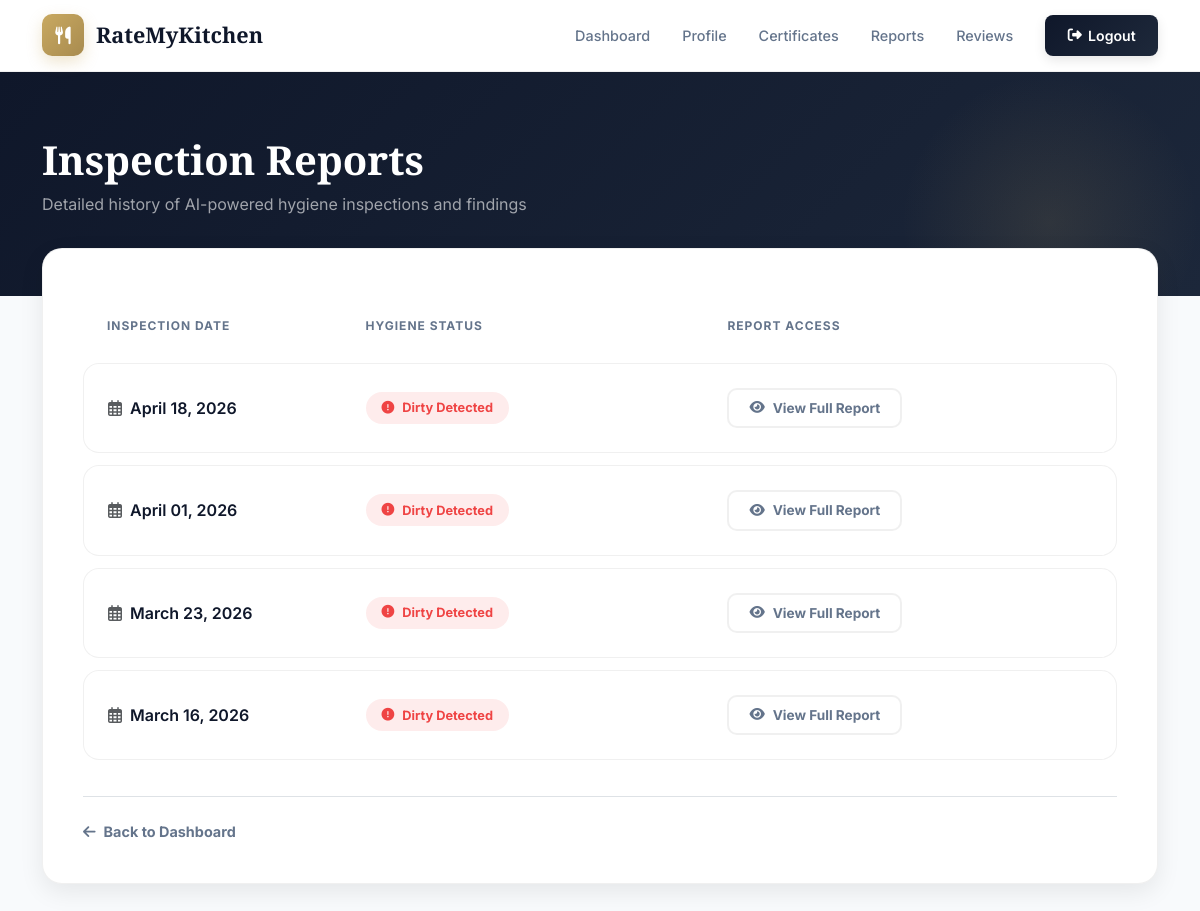
Page /User/reports/ (signed in) on the committed database.
### User/models.py (models this page shows, shortened)
class HygieneViolation(models.Model):
    hotel = models.ForeignKey(tbl_hotel, on_delete=models.CASCADE)
    issue_date = models.DateTimeField(auto_now_add=True)
    hygiene_status = models.CharField(max_length=50)  # "Dirty" or "Moderately Clean"
    complaint = models.ForeignKey('PublicComplaint', on_delete=models.CASCADE, null=True, blank=True)
    pdf_file = models.FileField(upload_to='violation_reports/', null=True, blank=True)
    fine_amount = models.DecimalField(max_digits=10, decimal_places=2, default=0.00)

### User/views.py (the view)
# urls.py: path('reports/', views.view_all_reports, name='view_all_reports'),
def view_all_reports(request):
    hotel = _require_hotel(request)
    if not hotel:
        return redirect("guest:login")
    reports = HygieneViolation.objects.filter(hotel=hotel).order_by('-issue_date')
    return render(request, 'User/Reports.html', {'reports': reports, 'hotel': hotel})

### User/views.py (called while the page is built)
def _require_hotel(request):
    hid = request.session.get("hid")
    if not hid:
        return None
    try:
        return tbl_hotel.objects.get(id=hid)
    except tbl_hotel.DoesNotExist:
        return None

### templates/User/Reports.html (shortened to what this page needs)
{% extends "User/Header.html" %}
{% block content %}
<div class="page-banner">
    <div class="container banner-content" data-aos="fade-up">
        <h1 class="banner-title">Inspection Reports</h1>
        <p class="banner-subtitle">Detailed history of AI-powered hygiene inspections and findings</p>
    </div>
</div>
<div class="container" style="margin-top: -3rem; position: relative; z-index: 5;">
    <div class="clean-card" data-aos="fade-up" data-aos-delay="100">
        {% if reports %}
        <div class="table-responsive">
            <table class="premium-table">
                <thead>
                    <tr>
                        <th style="width: 25%">Inspection Date</th>
                        <th style="width: 35%">Hygiene Status</th>
                        <th style="width: 40%">Report Access</th>
                    </tr>
                </thead>
                <tbody>
                    {% for report in reports %}
                    <tr data-aos="fade-up">
                        <td style="font-weight: 600; color: var(--dark);">
                            <div class="d-flex align-items-center gap-2">
                                <i class="far fa-calendar-alt text-muted"></i>
                                {{ report.issue_date|date:"F d, Y" }}
                            </div>
                        </td>
                        <td>
                            <span class="status-pill {% if report.hygiene_status == 'Dirty' %}status-dirty{% else %}status-moderate{% endif %}">
                                <i class="fas fa-exclamation-circle"></i>
                                {{ report.hygiene_status }} Detected
                            </span>
                        </td>
                        <td>
                            {% if report.pdf_file or report.hygiene_status %}
                            <a href="/User/view-report/{{ report.id }}/" class="btn-action">
                                <i class="fas fa-eye"></i> View Full Report
                            </a>
                            {% else %}
                            <span class="text-muted small fw-600"><i class="fas fa-spinner fa-spin me-2"></i>Generating...</span>
                            {% endif %}
                        </td>
                    </tr>
                    {% endfor %}
                </tbody>
            </table>
        </div>
        {% endif %}
        {% if reports %}
        <div class="mt-4 pt-4 border-top">
            <a href="/User/homepage/" style="color: var(--text-sub); font-weight: 700; text-decoration: none; font-size: 0.9rem; display: flex; align-items: center; gap: 0.5rem;">
                <i class="fas fa-arrow-left"></i> Back to Dashboard
            </a>
        </div>
        {% endif %}
    </div>
</div>
{% endblock %}

### templates/User/Header.html (style rules this page uses)
:root { --primary: #C9A961; --primary-dark: #A88B4F; --primary-light: #f5e9cb; --success: #10b981; --warning: #f59e0b; --danger: #ef4444; --dark: #0f172a; --dark2: #1e293b; --card-bg: #ffffff; --body-bg: #f8fafc; --text-main: #0f172a; --text-sub: #64748b; --border: rgba(0,0,0,0.06); --shadow-sm: 0 2px 8px rgba(0, 0, 0, 0.04); --shadow-md: 0 8px 24px rgba(0, 0, 0, 0.08); --shadow-lg: 0 16px 48px rgba(0, 0, 0, 0.12); }
* { margin: 0; padding: 0; box-sizing: border-box; }
body { font-family: 'Inter', sans-serif; background: var(--body-bg); color: var(--text-main); min-height: 100vh; overflow-x: hidden; }
h1, h2, h3, h4, h5, h6 { font-family: 'Playfair Display', serif; font-weight: 800; }
.page-banner { background: linear-gradient(135deg, var(--dark) 0%, #1c273a 100%); padding: 4rem 0; color: white; position: relative; overflow: hidden; margin-bottom: -3rem; }
.page-banner::before { content: ''; position: absolute; top: 0; right: 0; width: 300px; height: 300px; background: radial-gradient(circle, rgba(201,169,97,0.12) 0%, transparent 70%); z-index: 1; }
.banner-content { position: relative; z-index: 2; }
.banner-title { font-size: 2.5rem; font-weight: 900; margin-bottom: 0.5rem; }
.banner-subtitle { color: rgba(255,255,255,0.6); font-size: 1rem; }
.clean-card { background: var(--card-bg); border-radius: 20px; padding: 2.5rem; border: 1px solid var(--border); box-shadow: var(--shadow-md); margin-bottom: 2rem; position: relative; z-index: 3; }

### templates/User/Reports.html (style rules this page uses)
.premium-table { width: 100%; border-collapse: separate; border-spacing: 0 0.75rem; }
.premium-table th { color: var(--text-sub); font-size: 0.75rem; text-transform: uppercase; font-weight: 700; letter-spacing: 1px; padding: 1rem 1.5rem; }
.premium-table tbody tr { background: white; transition: all 0.2s; }
.premium-table tbody tr td { padding: 1.5rem; border-top: 1px solid var(--border); border-bottom: 1px solid var(--border); }
.premium-table tbody tr td:first-child { border-left: 1px solid var(--border); border-top-left-radius: 16px; border-bottom-left-radius: 16px; }
.premium-table tbody tr td:last-child { border-right: 1px solid var(--border); border-top-right-radius: 16px; border-bottom-right-radius: 16px; }
.status-pill { display: inline-flex; align-items: center; gap: 0.5rem; padding: 0.4rem 1rem; border-radius: 50px; font-size: 0.8rem; font-weight: 700; }
.status-dirty { background: rgba(239,68,68,0.1); color: var(--danger); }
.btn-action { background: white; border: 2px solid var(--border); color: var(--text-sub); padding: 0.5rem 1.25rem; border-radius: 10px; font-weight: 700; font-size: 0.85rem; transition: all 0.3s; text-decoration: none; display: inline-flex; align-items: center; gap: 0.5rem; }

### rows in the picture
HygieneViolation: issue_date "April 18, 2026", hygiene_status "Dirty"
HygieneViolation: issue_date "April 01, 2026", hygiene_status "Dirty"
HygieneViolation: issue_date "March 23, 2026", hygiene_status "Dirty"
HygieneViolation: issue_date "March 16, 2026", hygiene_status "Dirty"
